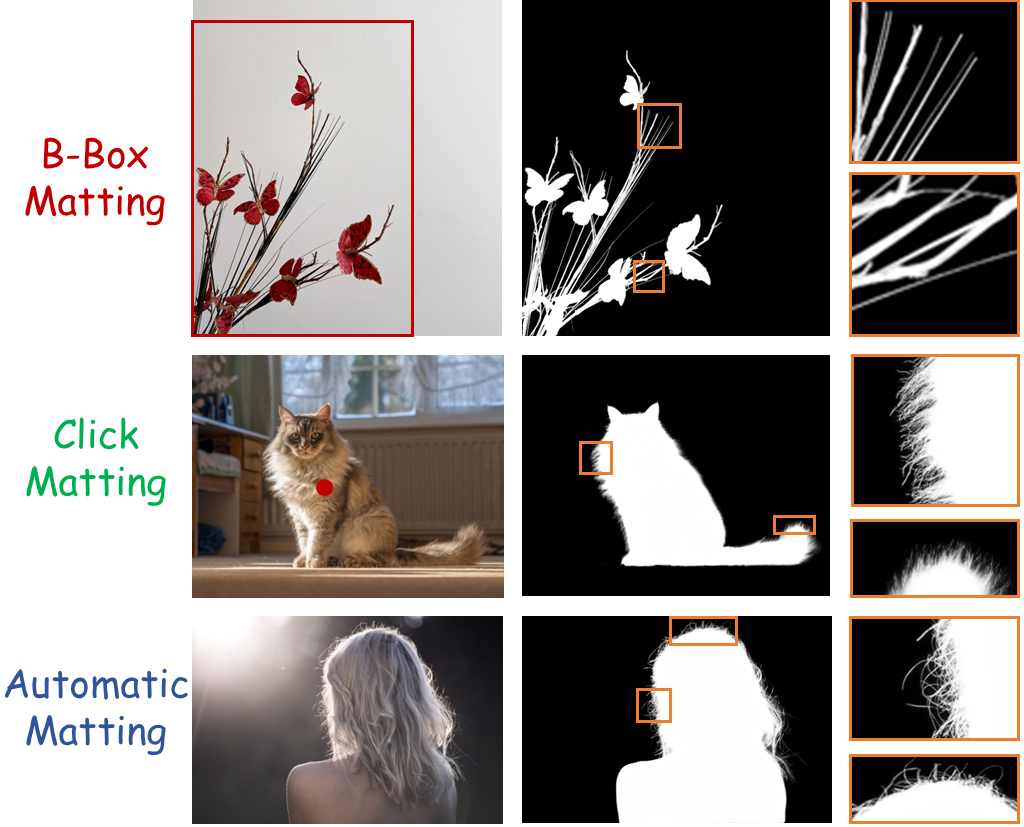
#> input picture assets/teaser.png, 1024 x 827 px, found by its file name
$ python evaluate.py
#> lines starting #> are read from the running program, lines starting #| are printed output that depends on the picture; after the words box and inside, x2 and y2 are one past the last pixel; in counts of white or black regions, pixels touching at a corner belong together; pictures that were not available may be replaced by others from this repository, and a replacement may not be noted
"""
Reimplement evaluation.mat provided by Adobe in python
Output of `compute_gradient_loss` is sightly different from the MATLAB version provided by Adobe (less than 0.1%)
Output of `compute_connectivity_error` is smaller than the MATLAB version (~5%, maybe MATLAB has a different algorithm)
So do not report results calculated by these functions in your paper.
Evaluate your inference with the MATLAB file `DIM_evaluation_code/evaluate.m`.

by Yaoyi Li
"""

import scipy.ndimage
import numpy as np
from skimage.measure import label
import scipy.ndimage.morphology


def gauss(x, sigma):
    y = np.exp(-x ** 2 / (2 * sigma ** 2)) / (sigma * np.sqrt(2 * np.pi))
    return y


def dgauss(x, sigma):
    y = -x * gauss(x, sigma) / (sigma ** 2)
    return y


def gaussgradient(im, sigma):
    epsilon = 1e-2
    halfsize = np.ceil(sigma * np.sqrt(-2 * np.log(np.sqrt(2 * np.pi) * sigma * epsilon))).astype(np.int32)
    size = 2 * halfsize + 1
    hx = np.zeros((size, size))
    for i in range(0, size):
        for j in range(0, size):
            u = [i - halfsize, j - halfsize]
            hx[i, j] = gauss(u[0], sigma) * dgauss(u[1], sigma)

    hx = hx / np.sqrt(np.sum(np.abs(hx) * np.abs(hx)))
    hy = hx.transpose()

    gx = scipy.ndimage.convolve(im, hx, mode='nearest')
    gy = scipy.ndimage.convolve(im, hy, mode='nearest')

    return gx, gy


def compute_gradient_loss(pred, target, trimap):

    pred = pred / 255.0
    target = target / 255.0

    pred_x, pred_y = gaussgradient(pred, 1.4)
    target_x, target_y = gaussgradient(target, 1.4)

    pred_amp = np.sqrt(pred_x ** 2 + pred_y ** 2)
    target_amp = np.sqrt(target_x ** 2 + target_y ** 2)

    error_map = (pred_amp - target_amp) ** 2
    loss = np.sum(error_map[trimap == 128])

    return loss / 1000.


def getLargestCC(segmentation):
    labels = label(segmentation, connectivity=1)
    largestCC = labels == np.argmax(np.bincount(labels.flat))
    return largestCC

def compute_connectivity_error(pd, gt, trimap, step=0.1):
    pd = pd/255.
    gt = gt/255.
    from scipy.ndimage import morphology
    from skimage.measure import label, regionprops
    h, w = pd.shape
    thresh_steps = np.arange(0, 1 + step, step)
    l_map = -1 * np.ones((h, w), dtype=np.float32)
    lambda_map = np.ones((h, w), dtype=np.float32)
    for i in range(1, thresh_steps.size):
        pd_th = pd >= thresh_steps[i]
        gt_th = gt >= thresh_steps[i]
        label_image = label(pd_th & gt_th, connectivity=1)
        cc = regionprops(label_image)
        size_vec = np.array([c.area for c in cc])
        if len(size_vec) == 0:
            continue
        max_id = np.argmax(size_vec)
        coords = cc[max_id].coords
        omega = np.zeros((h, w), dtype=np.float32)
        omega[coords[:, 0], coords[:, 1]] = 1
        flag = (l_map == -1) & (omega == 0)
        l_map[flag == 1] = thresh_steps[i-1]
        dist_maps = scipy.ndimage.distance_transform_edt(omega==0)
        dist_maps = dist_maps / dist_maps.max()
    l_map[l_map == -1] = 1
    d_pd = pd - l_map
    d_gt = gt - l_map
    phi_pd = 1 - d_pd * (d_pd >= 0.15).astype(np.float32)
    phi_gt = 1 - d_gt * (d_gt >= 0.15).astype(np.float32)
    # loss = np.sum(np.abs(phi_pd - phi_gt)) / 1000
    loss_unknown = np.sum(np.abs(phi_pd - phi_gt) * (trimap == 128)) / 1000
    return loss_unknown


def compute_mse_loss(pred, target, trimap):
    error_map = (pred - target) / 255.0
    loss = np.sum((error_map ** 2) * (trimap == 128)) / (np.sum(trimap == 128) + 1e-8)

    return loss


def compute_sad_loss(pred, target, trimap):
    error_map = np.abs((pred - target) / 255.0)
    loss = np.sum(error_map * (trimap == 128))

    return loss / 1000, np.sum(trimap == 128) / 1000

def compute_mad_loss(pred, target, trimap):
    error_map = np.abs((pred - target) / 255.0)
    loss = np.sum(error_map * (trimap == 128)) / (np.sum(trimap == 128) + 1e-8)

    return loss

import os
import cv2
import sys
import numpy as np
sys.path.insert(0, './utils')
import argparse
from tqdm import tqdm

"""
python evaluate.py \
    --pred-dir /home/yihanhu/workdir/Matting_Baselines/Matteformer/result/AIM500/pred_alpha \
    --label-dir /home/yihanhu/Datasets/Matting/AIM-500/alpha_copy \
    --detailmap-dir /home/yihanhu/Datasets/Matting/AIM-500/trimaps

python evaluate.py \
    --pred-dir /opt/data/private/lyh/ViTMatte/predAlpha/ViTS_Com_wo_grid \
    --label-dir /opt/data/private/lyh/Datasets/Composition-1k-testset/alpha_copy \
    --detailmap-dir /opt/data/private/lyh/Datasets/Composition-1k-testset/trimaps


python evaluate.py \
    --pred-dir /opt/data/private/lyh/matteformer/predDIM/Com1k_best_model/pred_alpha \
    --label-dir /opt/data/private/lyh/Datasets/Composition-1k-testset/alpha_copy \
    --detailmap-dir /opt/data/private/lyh/Datasets/Composition-1k-testset/trimaps
"""

if __name__ == '__main__':
    parser = argparse.ArgumentParser()
    parser.add_argument('--pred-dir', type=str, default='', help="pred alpha dir")
    parser.add_argument('--label-dir', type=str, default='', help="GT alpha dir")
    parser.add_argument('--detailmap-dir', type=str, default='', help="trimap dir")

    args = parser.parse_args()

    mse_loss = []
    sad_loss = []
    mad_loss = []
    grad_loss = []
    conn_loss = []
    ### loss_unknown only consider the unknown regions, i.e. trimap==128, as trimap-based methods do
    mse_loss_unknown = []
    sad_loss_unknown = []
    grad_loss_unknown = []
    conn_loss_unknown = []

    for img in tqdm(os.listdir(args.label_dir)):
        # print(img)
        # pred = cv2.imread(os.path.join(args.pred_dir, img.replace('.png', '.jpg')), 0).astype(np.float32)
        pred = cv2.imread(os.path.join(args.pred_dir, img), 0).astype(np.float32)
#> pred: shape (827, 1024) float32; min 0, max 255, mean 138.8
        alpha = cv2.imread(os.path.join(args.label_dir, img), 0).astype(np.float32)
        detailmap = cv2.imread(os.path.join(args.detailmap_dir, img), 0).astype(np.float32)

        # detailmap[detailmap > 0] = 128

        mse_loss_unknown_ = compute_mse_loss(pred, alpha, detailmap)
#> in compute_mse_loss, `error_map = (pred - target) / 255.0`: error_map: shape (827, 1024) float32; every value is 0
#> in compute_mse_loss, `loss = np.sum((error_map ** 2) * (trimap == 128)) / (np.sum(trimap == ..`: loss = 0
#> mse_loss_unknown_ = 0
        sad_loss_unknown_ = compute_sad_loss(pred, alpha, detailmap)[0]
#> sad_loss_unknown_ = 0
        grad_loss_unknown_ = compute_gradient_loss(pred, alpha, detailmap)
#> in compute_gradient_loss, `pred_amp = np.sqrt(pred_x ** 2 + pred_y ** 2)`:
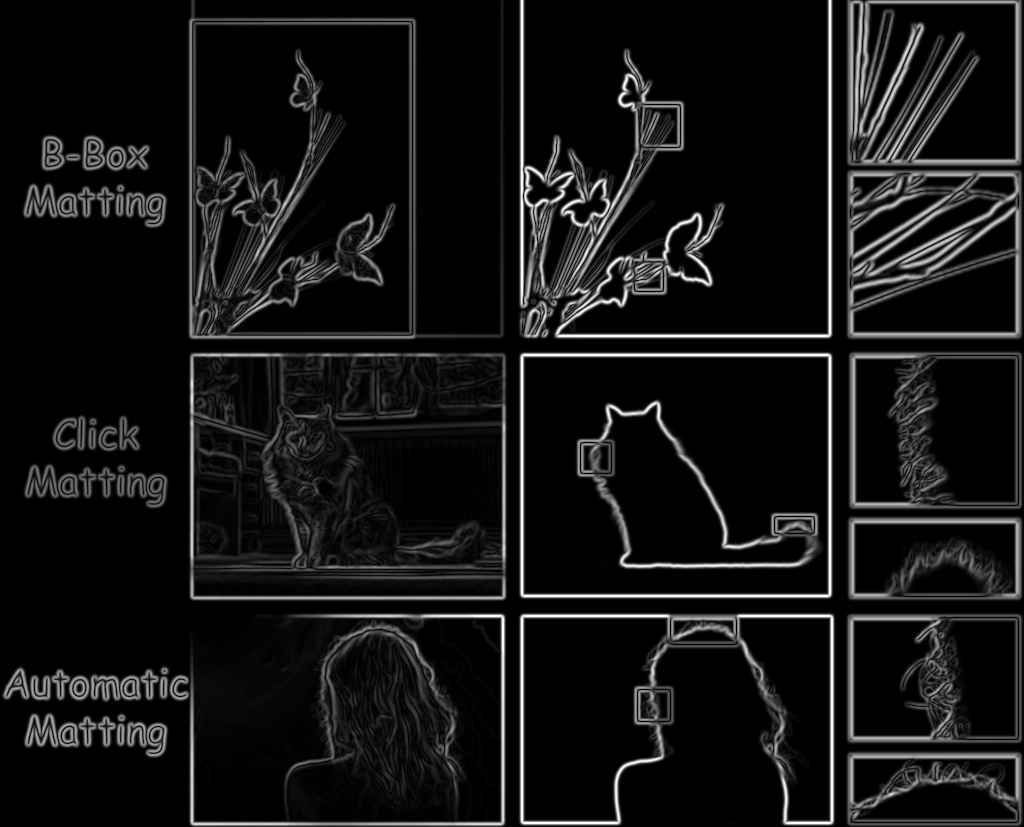
#> pred_amp: shape (827, 1024) float32; min 0, max 2.7, mean 0.223; drawn with min black and max white
#> grad_loss_unknown_ = 0
        conn_loss_unknown_ = compute_connectivity_error(pred, alpha, detailmap)
#> the loop in compute_connectivity_error, `for i in range(1, thresh_steps.size):` made 10 passes
#> pass 1, in compute_connectivity_error, `pd_th = pd >= thresh_steps[i]`:
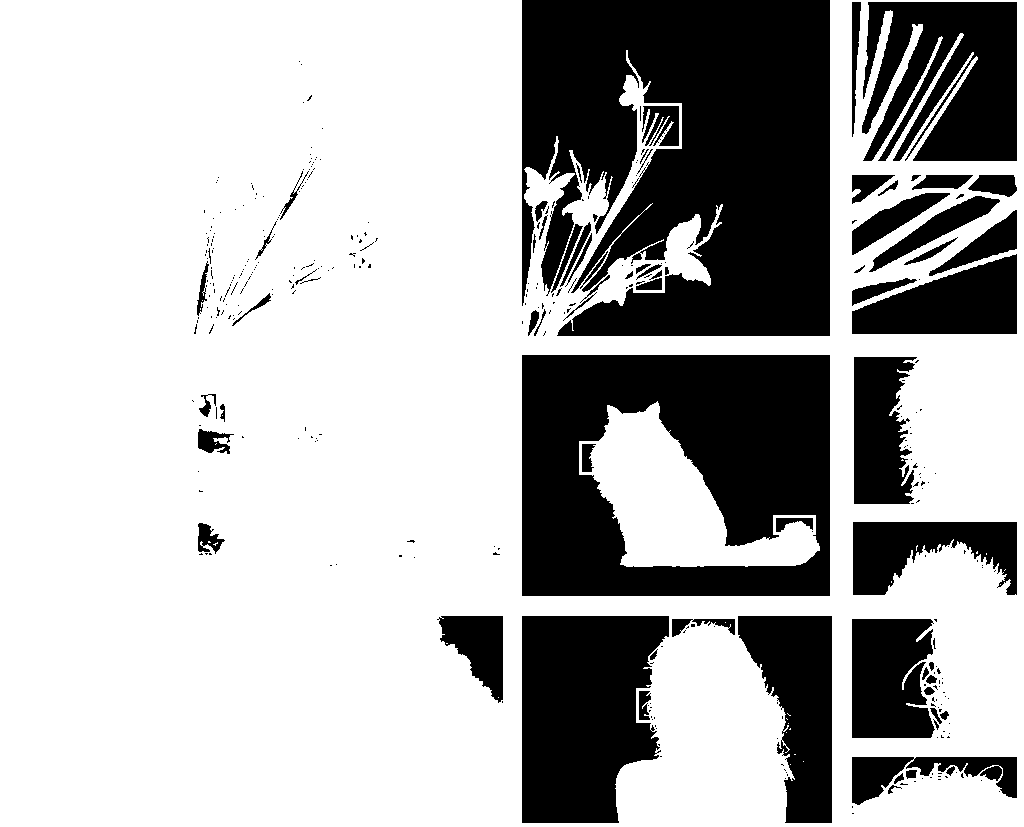
#> pd_th: shape (827, 1024) bool; 69.7% white; 369 black regions (298 under 20 px), largest, box (x1, y1, x2, y2) and area: (522, 0, 830, 336) 86167, (522, 355, 830, 596) 55721, (522, 616, 669, 823) 24753
#> pass 1, in compute_connectivity_error, `label_image = label(pd_th & gt_th, connectivity=1)`:
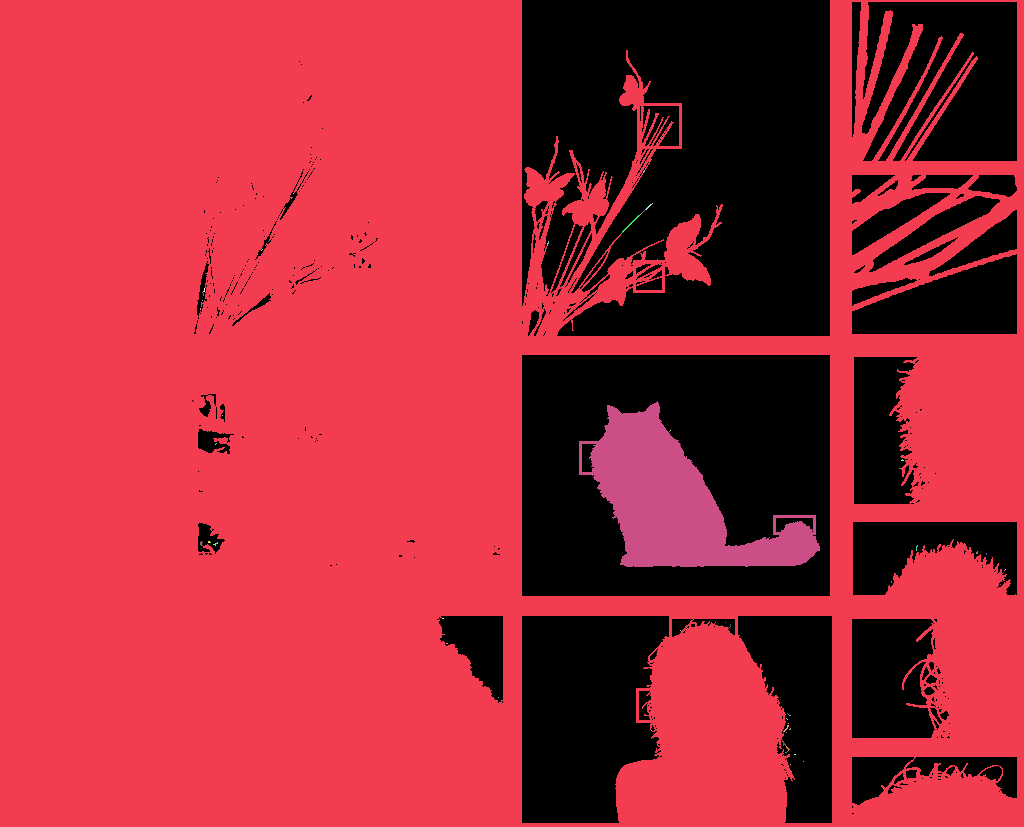
#> label_image: shape (827, 1024) int32; 68 distinct labels, from 0 to 67; one colour per label, 0 black
#> after the loop in compute_connectivity_error, `for i in range(1, thresh_steps.size):`:
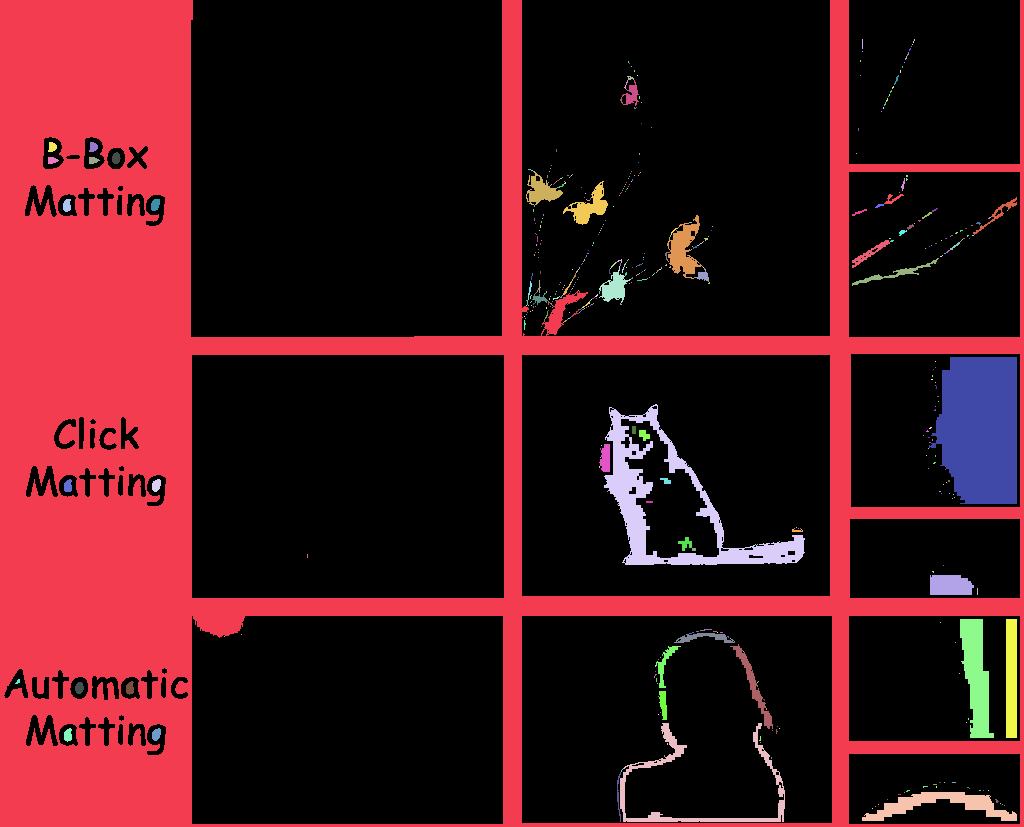
#> label_image: shape (827, 1024) int32; 519 distinct labels, from 0 to 518; one colour per label, 0 black
#> after the loop in compute_connectivity_error, `for i in range(1, thresh_steps.size):`: omega: shape (827, 1024) float32; values 0 (black) and 1 (white), 26.1% white; 1 white region, box (x1, y1, x2, y2) and area: (0, 0, 1024, 827) 221444
#> in compute_connectivity_error, `phi_pd = 1 - d_pd * (d_pd >= 0.15).astype(np.float32)`:
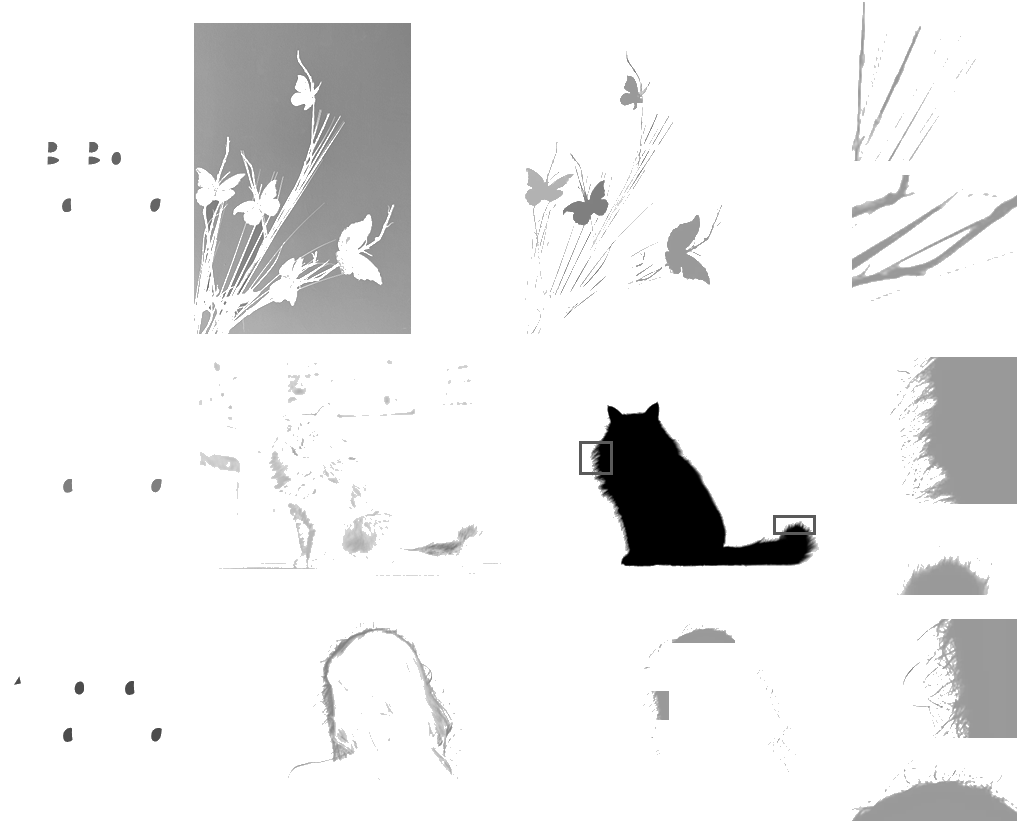
#> phi_pd: shape (827, 1024) float32; min 0, max 1, mean 0.932
#> conn_loss_unknown_ = 0

        # [11 lines of commented-out code are left out]

        mse_loss_unknown.append(mse_loss_unknown_)
        sad_loss_unknown.append(sad_loss_unknown_)
        grad_loss_unknown.append(grad_loss_unknown_)
        conn_loss_unknown.append(conn_loss_unknown_)


        # [5 lines of commented-out code are left out]

    print('Average:')
    print('Detail Region: MSE:', np.array(mse_loss_unknown).mean(), ' SAD:', np.array(sad_loss_unknown).mean())
#| Detail Region: MSE: 0.0  SAD: 0.0
    print('Detail Region: GRAD:', np.array(grad_loss_unknown).mean(), ' CONN:', np.array(conn_loss_unknown).mean())
#| Detail Region: GRAD: 0.0  CONN: 0.0
